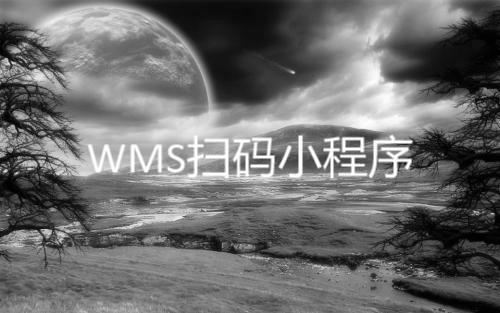
#> input picture img/sky_g.jpg, 500 x 313 px, found by its file name
$ python hello.py
#> lines starting #> are read from the running program, lines starting #| are printed output that depends on the picture; after the words box and inside, x2 and y2 are one past the last pixel; in counts of white or black regions, pixels touching at a corner belong together
import urllib.request
import os
import random
import numpy as np
from PIL import Image
import cv2
import imageio
import matplotlib.pyplot as plt


print("Hello World");
for letter in range(0,3):
    print("for: 循环",letter,"次");


img1 = Image.open("sky_g.jpg")
#> img1 is the input picture: PIL image 500x313 RGB; min 0, max 255, mean 109.3
#img1.show()
print(img1.format) #JPG
#| JPEG
print(img1.mode) #RGB
#| RGB
print(img1.size) #宽度 高度
#| (500, 313)
img1_1 = Image.eval(img1, lambda i: i/2)
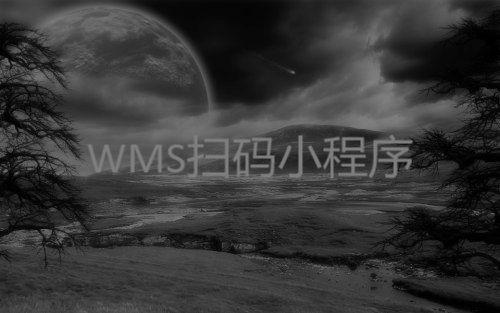
#> img1_1: PIL image 500x313 RGB; min 0, max 128, mean 54.7
#img1_1.show()
# PIL.Image.eval(image, *args)函数对图像的每个像素进行执行函数。
# lambda表达式，通常是在需要一个函数，但是又不想费神去命名一个函数的场合下使用，也就是指匿名函数。eg: add = lambda x, y : x+y  add(1,2)  # 结果为3


print("\n")
img = cv2.imread("sky_g.jpg",1) #1是强调G
print('Type of the image : ', type(img))
#| Type of the image :  <class 'numpy.ndarray'>
print('Shape of the image : {}'.format(img.shape))#高度 宽度 元素通道数
#| Shape of the image : (313, 500, 3)
print('Image Hight {}'.format(img.shape[0]))
#| Image Hight 313
print('Image Width {}'.format(img.shape[1]))
#| Image Width 500
print('Dimension of Image {}'.format(img.ndim))
#| Dimension of Image 3

#cv2.imshow("imshow",img)
cv2.waitKey(0)
cv2.destroyAllWindows()


print('Value of only R channel {}'.format(img[ 100, 50, 0]))
#| Value of only R channel 92
print('Value of only G channel {}'.format(img[ 100, 50, 1]))
#| Value of only G channel 92
print('Value of only B channel {}'.format(img[ 100, 50, 2]))
#| Value of only B channel 92

'''
plt.title('R channel')
plt.ylabel('Height {}'.format(img.shape[0]))
plt.xlabel('Width {}'.format(img.shape[1]))
plt.imshow(img[:, :,2])#这表示所有
'''

img= imageio.imread('sky_g.jpg')
img[50:90 , 80:180 , 0] = 255 # full intensity to those pixel's R channel
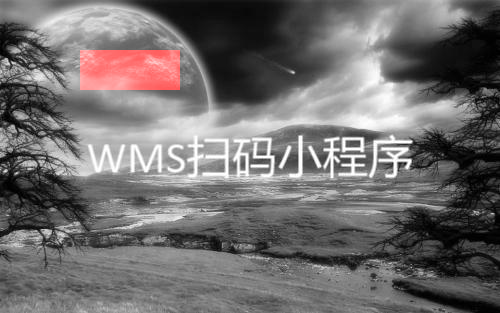
#> img: shape (313, 500, 3); 2.56% of pixels changed, all inside (x1, y1, x2, y2) = (80, 50, 180, 90)
plt.figure( figsize = (10,10))
plt.imshow(img)
plt.show()


img= imageio.imread('sky.jpg')
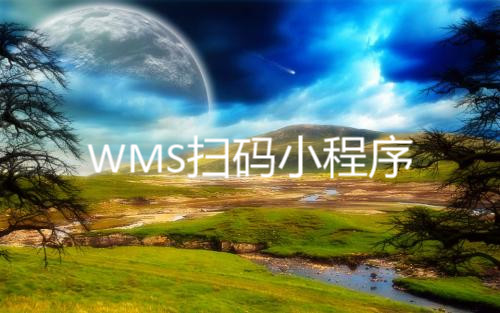
#> input picture img/sky.jpg, 500 x 313 px, found by its file name
#> img is the input picture: shape (313, 500, 3); mean R, G, B 98.9, 117.8, 97.1
for i in range(0,100):
    for j in range (0,100):
        if (i+j)%3==0:
            img[i:i+1,j:j+1,0]=255
        if (i+j)%3==1:
            img[i:i+1,j:j+1,1]=255
        if (i+j)%3==2:
            img[i:i+1,j:j+1,2]=255
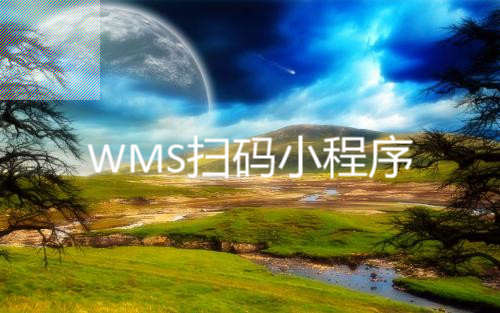
#> img: shape (313, 500, 3); 6.39% of pixels changed, all inside (x1, y1, x2, y2) = (0, 0, 100, 100)
plt.imshow(img)
plt.show()


img_test=imageio.imread('sky.jpg')

def printme( str ):
   print(str);
   return;
